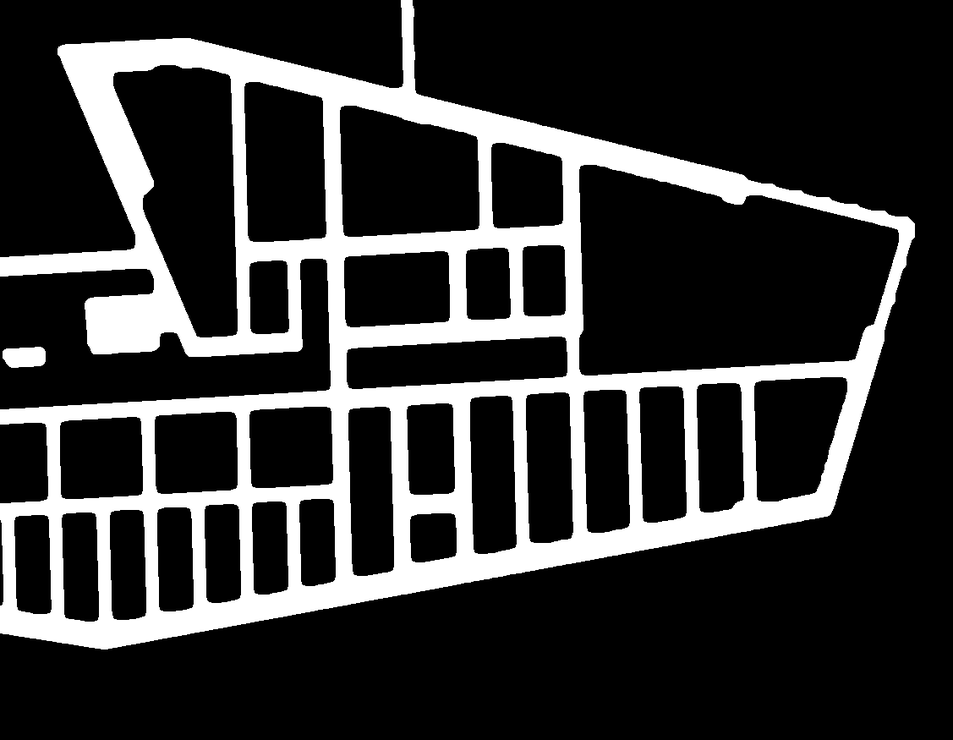
#> input picture src_pc2geojson/3_sb_morhps_dist_transform_thresh_crop.png, 953 x 740 px, shrunk from 1127 x 875 before the run, found by its file name
$ python skeletonize_floorplan_v3.py
#> lines starting #> are read from the running program, lines starting #| are printed output that depends on the picture; after the words box and inside, x2 and y2 are one past the last pixel; in counts of white or black regions, pixels touching at a corner belong together
# Import the necessary libraries
import cv2
import math
import numpy as np
from itertools import combinations
import matplotlib.pyplot as plt #for visual debugging

total_lines = []

def distance(x0, x1, y0, y1):
  return math.sqrt((x0-x1)**2 + (y0-y1)**2)

def FLD(image, name):

  total_lines.clear() #Always reset total lines

  # Create default Fast Line Detector class
  length_threshold = 2 #default 10
  distance_threshold = 10 #default: 1.41421356 or 50

  #These are not really important for us
  canny_th1 = 100.0 #not important
  canny_th2 = 200.0 #not important
  canny_aperture_size =0 # we don't need to apply the canny filter
  do_merge = False

  #Detect lines here
  fld = cv2.ximgproc.createFastLineDetector(length_threshold, distance_threshold, canny_th1, canny_th2, canny_aperture_size, do_merge)

  # Get line vectors from the image
  lines = fld.detect(image)

  for line in lines:
    total_lines.append(line)

  print("Generating final image skeleton")
  # Draw lines on the image
  line_on_image = fld.drawSegments(image, lines)

  cv2.imwrite(name, line_on_image)

# [10 lines left out: function WriteWallCoords, not called in this run]

def RemoveSmallLines(line_length_threshold): #default line_length_threshold = 20
  for index, lines in enumerate(total_lines):
    current_line_length = distance(lines[0][0], lines[0][2], lines[0][1], lines[0][3])

    if(current_line_length <= line_length_threshold):
      print("Found line segment smaller than line length threshold, removing")
      total_lines.pop(index)

def SnapToNearestPoint(snap_dist_threshold): # default snap_dist_threshold = 15.0
  l = len(total_lines)

  print("Total number of line segments: ", l)

  for index, current_line in enumerate(total_lines):

    #Compare current line to next line
    if index < (l - 1):
      next_line = total_lines[index + 1]

      if(math.isclose(current_line[0][0], next_line[0][0], abs_tol = snap_dist_threshold) and math.isclose(current_line[0][1], next_line[0][1], abs_tol = snap_dist_threshold)):
        print("Found snapping candidate points between cl(0, 1) and nl(0, 1)...snapping")
        current_line[0][0] = next_line[0][0]
        current_line[0][1] = next_line[0][1]

      if(math.isclose(current_line[0][2], next_line[0][2], abs_tol = snap_dist_threshold) and math.isclose(current_line[0][3], next_line[0][3], abs_tol = snap_dist_threshold)):
        print("Found snapping candidate points between cl(2,3) and nl(2, 3)...snapping")
        current_line[0][2] = next_line[0][2]
        current_line[0][3] = next_line[0][3]

      if(math.isclose(current_line[0][0], next_line[0][2], abs_tol = snap_dist_threshold) and math.isclose(current_line[0][1], next_line[0][3], abs_tol = snap_dist_threshold)):
        print("Found snapping candidate points between cl(0,1) and nl(2, 3)...snapping")
        current_line[0][0] = next_line[0][2]
        current_line[0][1] = next_line[0][3]

      if(math.isclose(current_line[0][2], next_line[0][0], abs_tol = snap_dist_threshold) and math.isclose(current_line[0][3], next_line[0][1], abs_tol = snap_dist_threshold)):
        print("Found snapping candidate points between cl(2,3) and nl(0, 1)...snapping")
        current_line[0][2] = next_line[0][0]
        current_line[0][3] = next_line[0][1]

      total_lines[index] = current_line

def zhang_suen_skeleton(img):
  # use zhang_suen algorithm
  skel = cv2.ximgproc.thinning(img)

  return skel

def check_connectivity(block_img):
  block_img[1][1] = 0
  (rows, cols) = np.nonzero(block_img)
  rows = sorted(rows)
  cols = sorted(cols)

  # condition 1
  for i in range(len(rows)-1):
      if rows[i+1] - rows[i] > 1:
          return False
  for j in range(len(cols)-1):
      if cols[j+1] - cols[j] > 1:
          return False

  # condition 2: check 4 corners
  if block_img[0][0] > 0:
      if block_img[0][1] == 0 and block_img[1][0] == 0:
          return False
  if block_img[2][0] > 0:
      if block_img[2][1] == 0 and block_img[1][0] == 0:
          return False
  if block_img[2][2] > 0:
      if block_img[2][1] == 0 and block_img[1][2] == 0:
          return False
  if block_img[0][2] > 0:
      if block_img[0][1] == 0 and block_img[1][2] == 0:
          return False

  return True

def single_pixelated(img):
  (rows, cols) = np.nonzero(img)
  result = img.copy()
  removed_pixels = []
  for (r, c) in zip(rows, cols):
      if (r, c) not in removed_pixels:
          block_img = result[r-1: r+2, c-1: c+2].copy()
          if np.sum(block_img) >=3*255:
              if check_connectivity(block_img):
                  result[r][c] = 0
                  removed_pixels.append((r, c))
  return result

# [15 lines left out: function line_intersection, not called in this run]

#Check this out as a possible solution: https://gis.stackexchange.com/questions/6728/joining-lines-when-direction-is-not-known

# Read the image as a grayscale image
img = cv2.imread('3_sb_morhps_dist_transform_thresh_crop.png', 0)
#> img is the input picture: shape (740, 953); min 0, max 255, mean 51.8

#Thinning
thinned_v1 = cv2.ximgproc.thinning(img)
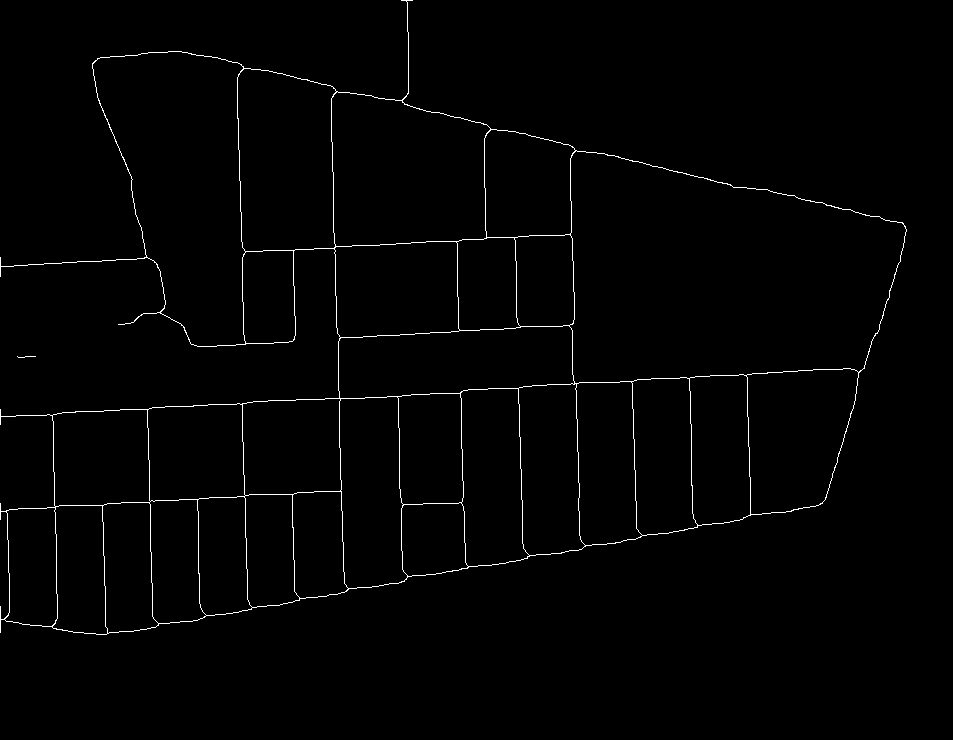
#> thinned_v1: shape (740, 953); 1.2% white in thin lines or dots, all inside (x1, y1, x2, y2) = (0, 0, 907, 635)

#FLD pass
FLD(thinned_v1, "skeleton_1.png")
#> in FLD, `lines = fld.detect(image)`: lines = 73 rows, first 6: [407.6, 1.01, 407, 102], [167.9, 50.09, 90.99, 60.61], [169.7, 48.14, 403.4, 102.9], [95, 61, 93, 63], [243.9, 344, 236.8, 68.16], [90.32, 69.89, 182.6, 347.1]
#> the loop in FLD, `for line in lines:` made 73 passes
#> after the loop in FLD, `for line in lines:`: total_lines = 73 items, first 6: [[407.6, 1.01, 407, 102]], [[167.9, 50.09, 90.99, 60.61]], [[169.7, 48.14, 403.4, 102.9]], [[95, 61, 93, 63]], [[243.9, 344, 236.8, 68.16]], [[90.32, 69.89, 182.6, 347.1]]

#Cleaning an snapping

#Pass 1 - Remove small line segments
RemoveSmallLines(20)
#> the loop in RemoveSmallLines, `for index, lines in enumerate(total_lines):` made 58 passes
#> (lines, current_line_length) on passes 1 to 8: ([[407.6, 1.01, 407, 102]], 101), ([[167.9, 50.09, 90.99, 60.61]], 77.6), ([[169.7, 48.14, 403.4, 102.9]], 240), ([[95, 61, 93, 63]], 2.83), ([[90.32, 69.89, 182.6, 347.1]], 292.2), ([[192.9, 345.3, 216, 346.3]], 23.07), ([[242, 69, 240, 71]], 2.83), ([[402.2, 105.3, 907.5, 224.7]], 519.2)
#> (printed output is left out)
#> after the loop in RemoveSmallLines, `for index, lines in enumerate(total_lines):`: total_lines = 58 items, first 6: [[407.6, 1.01, 407, 102]], [[167.9, 50.09, 90.99, 60.61]], [[169.7, 48.14, 403.4, 102.9]], [[243.9, 344, 236.8, 68.16]], [[90.32, 69.89, 182.6, 347.1]], [[192.9, 345.3, 216, 346.3]]

#Pass 2 - snap to nearest line point
SnapToNearestPoint(15)
#> in SnapToNearestPoint, `l = len(total_lines)`: l = 58
#| Total number of line segments:  58
#> the loop in SnapToNearestPoint, `for index, current_line in enumerate(total_lines):` made 58 passes
#> next_line on passes 1 to 7: [[167.9, 50.09, 90.99, 60.61]], [[169.7, 48.14, 403.4, 102.9]], [[243.9, 344, 236.8, 68.16]], [[90.32, 69.89, 182.6, 347.1]], [[192.9, 345.3, 216, 346.3]], [[330.3, 92.13, 343.9, 591.1]], [[402.2, 105.3, 907.5, 224.7]]
#> (printed output is left out)
#> after the loop in SnapToNearestPoint, `for index, current_line in enumerate(total_lines):`: total_lines = 58 items, first 6: [[407.6, 1.01, 407, 102]], [[169.7, 48.14, 90.99, 60.61]], [[169.7, 48.14, 403.4, 102.9]], [[243.9, 344, 236.8, 68.16]], [[90.32, 69.89, 192.9, 345.3]], [[192.9, 345.3, 216, 346.3]]

#Output clean floorplan image
snapped_lines_img = np.zeros(img.shape)

for line in total_lines:
  print(line[0])
  cv2.line(snapped_lines_img,(int(line[0][0]), int(line[0][1])),(int(line[0][2]), int(line[0][3])),(255,0,0),1)
#> this loop made 58 passes
#> (printed output is left out)
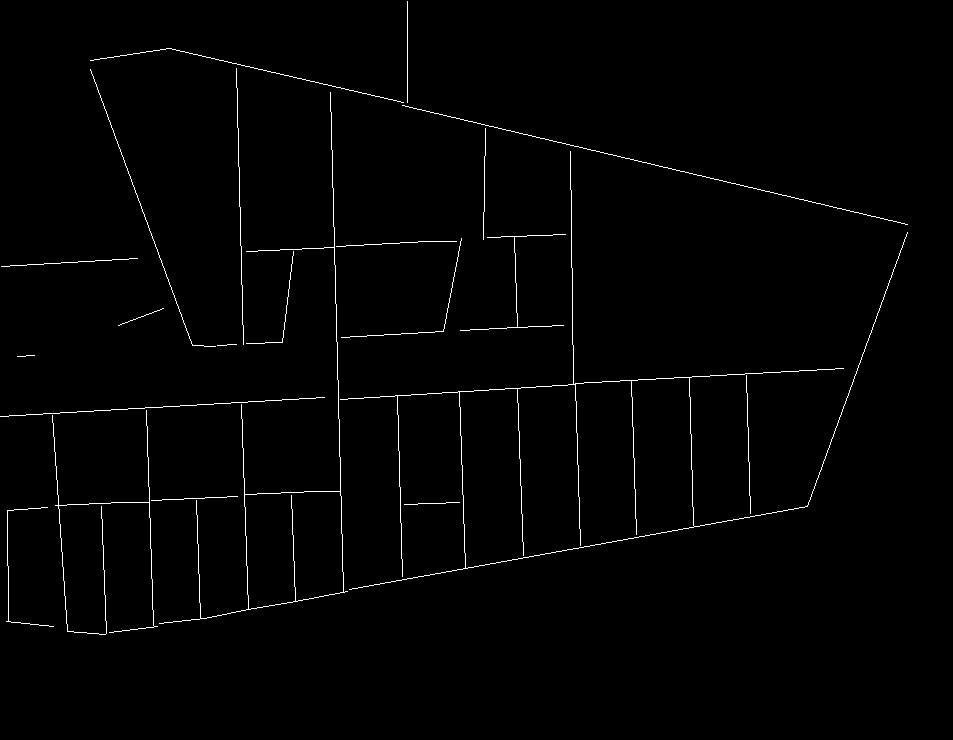
#> snapped_lines_img: shape (740, 953) float64; 1.1% white in thin lines or dots, all inside (x1, y1, x2, y2) = (0, 1, 908, 635)

cv2.imwrite("skeleton_2.png", snapped_lines_img)

#Dilate image again to connect missing segments
dialte_v2 = cv2.imread('skeleton_2.png', 0)

kernel = cv2.getStructuringElement(cv2.MORPH_RECT, (2,2))
#> kernel = [[1, 1], [1, 1]]
dilation_result = cv2.morphologyEx(dialte_v2, cv2.MORPH_CLOSE, kernel, iterations=10) #default iterations 1
#> dilation_result: shape (740, 953); 1.2% white in thin lines or dots, all inside (x1, y1, x2, y2) = (0, 11, 918, 645)
cv2.imwrite("skeleton_3.png", dilation_result)

#Thinning - optional
#thinned_v2 = cv2.ximgproc.thinning(img_skel_2)

#FLD pass
img_skel_2 = cv2.imread('skeleton_3.png', 0)
FLD(img_skel_2, "skeleton_4.png")
#> in FLD (call 2), `lines = fld.detect(image)`: lines = 123 rows, first 6: [417, 11, 417, 116], [176.1, 57.51, 416.8, 112.6], [176.9, 57.41, 98.52, 72.15], [178, 58, 181, 58], [97.42, 72.33, 203.9, 358.4], [214, 356, 225, 356]
#> the loop in FLD (call 2), `for line in lines:` made 123 passes

#Dilation pass
dialte_v3 = cv2.imread('skeleton_4.png', 0)
#> dialte_v3: shape (740, 953); values 0 (black) and 76 (white), 1.1% white in thin lines or dots, all inside (x1, y1, x2, y2) = (0, 11, 920, 645)

kernel_v2 = cv2.getStructuringElement(cv2.MORPH_RECT, (2,2))
#> kernel_v2 = [[1, 1], [1, 1]]
dilation_result_v2 = cv2.morphologyEx(dialte_v3, cv2.MORPH_CLOSE, kernel_v2, iterations=10) #default iterations 1
#> dilation_result_v2: shape (740, 953); values 0 (black) and 76 (white), 1.2% white in thin lines or dots, all inside (x1, y1, x2, y2) = (0, 21, 930, 655)
cv2.imwrite("skeleton_5.png", dilation_result_v2)

#FLD pass
FLD(dilation_result_v2, "skeleton_6.png")
#> in FLD (call 3), `lines = fld.detect(image)`: lines = 158 rows, first 6: [427, 21, 427, 126], [426.7, 122.7, 184.8, 67.83], [185.9, 67.46, 191, 68.2], [179.9, 68.52, 186, 69.18], [181, 68.22, 106.9, 82.4], [182, 68, 185, 68]

#Dilation pass
dialte_v4 = cv2.imread('skeleton_6.png', 0)

kernel_v3 = cv2.getStructuringElement(cv2.MORPH_RECT, (5,5))
#> kernel_v3 = [[1, 1, 1, 1, 1], [1, 1, 1, 1, 1], [1, 1, 1, 1, 1], [1, 1, 1, 1, 1], [1, 1, 1, 1, 1]]
dilation_result_v3 = cv2.morphologyEx(dialte_v3, cv2.MORPH_CLOSE, kernel_v3, iterations=10) #default iterations 1
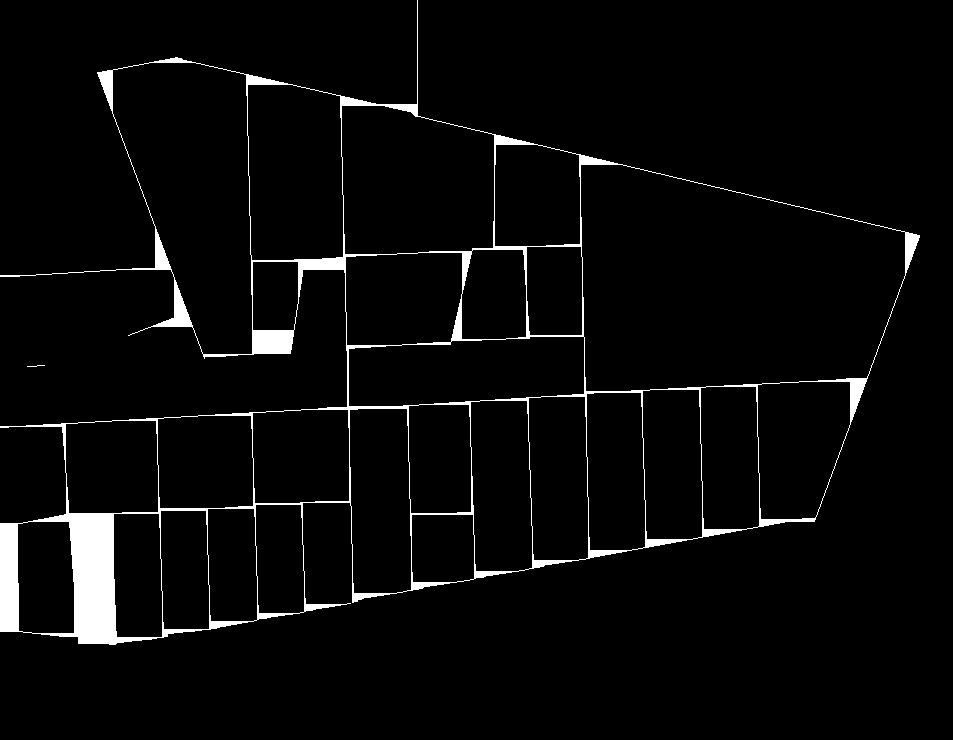
#> dilation_result_v3: shape (740, 953); values 0 (black) and 76 (white), 3.5% white; 2 white regions (1 under 20 px), largest, box (x1, y1, x2, y2) and area: (0, 0, 920, 645) 24672
cv2.imwrite("skeleton_7.png", dilation_result_v3)

img = cv2.imread('skeleton_7.png', 0)

# Set threshold and maxValue
thresh = 0
maxValue = 255
th, dst = cv2.threshold(img, thresh, maxValue, cv2.THRESH_BINARY);
#> th = 0

cv2.imwrite('skeleton_7_thresh.png', dst)

img = cv2.imread('skeleton_7_thresh.png', 0)

skel = zhang_suen_skeleton(img)
single_skel = single_pixelated(skel)
#> in single_pixelated, `(rows, cols) = np.nonzero(img)`: rows = 7979 values from 0 to 639; cols = 7979 values, max 915 at index 1573, min 0 at index 2297, mean 400
#> the loop in single_pixelated, `for (r, c) in zip(rows, cols):` made 7979 passes
#> after the loop in single_pixelated, `for (r, c) in zip(rows, cols):`: removed_pixels = 174 pairs, first value 70 to 637, second value 2 to 911

cv2.imwrite('skeleton_8.png',single_skel)


img = cv2.imread('skeleton_8.png', 0)

#Contour detection
result_fill = np.ones(img.shape, np.uint8) * 255
result_borders = np.zeros(img.shape, np.uint8)

# the '[:-1]' is used to skip the contour at the outer border of the image
contours = cv2.findContours(img, cv2.RETR_LIST, cv2.CHAIN_APPROX_SIMPLE)[0][:-1] #Note: Use to get disconnected edges cv2.RETR_CCOMP
#> contours = 28 contours, 1 with area under 20; largest, box (x1, y1, x2, y2) and area: (579, 160, 911, 393) 59946, (106, 60, 264, 356) 29424, (340, 101, 499, 256) 20875, (246, 80, 345, 265) 16407, (347, 335, 586, 408) 14544

# fill spaces between contours by setting thickness to -1
cv2.drawContours(result_fill, contours, -1, 255, -1)
#> result_fill: shape (740, 953); every value is 255
cv2.drawContours(result_borders, contours, -1, 255, 1)
#> result_borders: shape (740, 953); 1% white in thin lines or dots, all inside (x1, y1, x2, y2) = (0, 60, 911, 640)

# xor the filled result and the borders to recreate the original image
result = result_fill ^ result_borders

# prints True: the result is now exactly the same as the original
print(np.array_equal(result, img))
#| False

#TODO IMPORTANT: Merge all contours into one continous shape

cv2.imwrite('skeleton_9_contours.png', result)


#Apply DP filter
img_contours_final_dp = np.zeros(img.shape)
img_contours_final = np.zeros(img.shape)

for cnt in contours:
    #DP Filtering
    epsilon = 0.03*cv2.arcLength(cnt,True)
    approx = cv2.approxPolyDP(cnt,epsilon,True)
    cv2.drawContours(img_contours_final_dp, [approx], -1, 255, 1)
#> this loop made 28 passes
#> (epsilon, approx) on passes 2, 4, 5, 6, 8, 9, 10: (7.99, [[411, 513], [473, 514], [473, 579], [411, 582]]), (10.19, [[160, 509], [206, 510], [208, 629], [162, 629]]), (9.83, [[253, 507], [259, 616], [212, 624], [206, 509]]), (9.57, [[255, 503], [301, 504], [303, 612], [257, 613]]), (11.32, [[250, 414], [254, 506], [159, 509], [156, 419]]), (11.42, [[347, 408], [349, 500], [254, 504], [250, 414]]), (14.95, [[406, 406], [414, 586], [355, 596], [347, 408]])
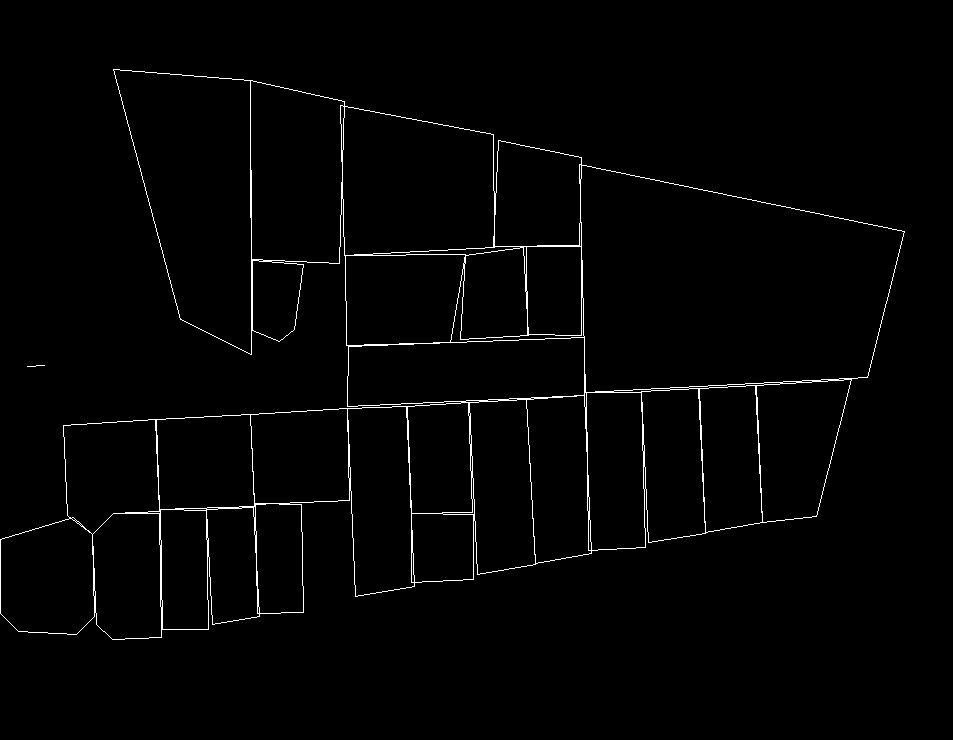
#> img_contours_final_dp: shape (740, 953) float64; 1.5% white in thin lines or dots, all inside (x1, y1, x2, y2) = (0, 69, 905, 640)

print("Writting final contouring results to files...")
cv2.imwrite("skeleton_10_dp.png", img_contours_final_dp)
print("Done!")

#Morph ops
dialte_v4 = cv2.imread('skeleton_10_dp.png', 0)

kernel_v3 = cv2.getStructuringElement(cv2.MORPH_RECT, (2,2))
#> kernel_v3 = [[1, 1], [1, 1]]
dilation_result_v3 = cv2.morphologyEx(dialte_v4, cv2.MORPH_CLOSE, kernel_v3, iterations=10) #default iterations 1
#> dilation_result_v3: shape (740, 953); 2% white; 2 white regions (1 under 20 px), largest, box (x1, y1, x2, y2) and area: (0, 79, 915, 650) 14279
cv2.imwrite("skeleton_11_morphs.png", dilation_result_v3)

img = cv2.imread('skeleton_11_morphs.png', 0)

thresh = 0
maxValue = 255
th, dst = cv2.threshold(img, thresh, maxValue, cv2.THRESH_BINARY);

cv2.imwrite('skeleton_12_thresh.png', dst)

img = cv2.imread('skeleton_12_thresh.png', 0)

skel = zhang_suen_skeleton(img)
single_skel = single_pixelated(skel)
#> the loop in single_pixelated (call 2), `for (r, c) in zip(rows, cols):` made 7409 passes
#> (r, c, rows in check_connectivity, cols in check_connectivity) on passes 1 to 6: (79, 126, [1, 2], [0, 2]), (79, 127, [1, 1], [0, 2]), (79, 128, [1, 2], [0, 2]), (80, 125, [0, 2], [1, 2]), (80, 129, [0, 1], [0, 2]), (80, 130, [1, 1], [0, 2])

cv2.imwrite('skeleton_13_skel.png',single_skel)


FLD(single_skel, "skeleton_14_fld.png")
#> call 4 of FLD, with name = 'skeleton_14_fld.png'
#> the loop in FLD (call 4), `for line in lines:` made 73 passes
#> line on passes 1 to 8: [[122.9, 79.85, 193.2, 337.4]], [[202.7, 335.6, 259, 362.1]], [[127.4, 75.93, 353.3, 106.7]], [[353.7, 114.1, 912.2, 244]], [[262, 344.1, 259.3, 92.01]], [[271.9, 344.4, 288.9, 349.5]], [[352.4, 118, 350.2, 272.1]], [[340, 272, 316, 272]]
#> in FLD (call 4), `line_on_image = fld.drawSegments(image, lines)`:
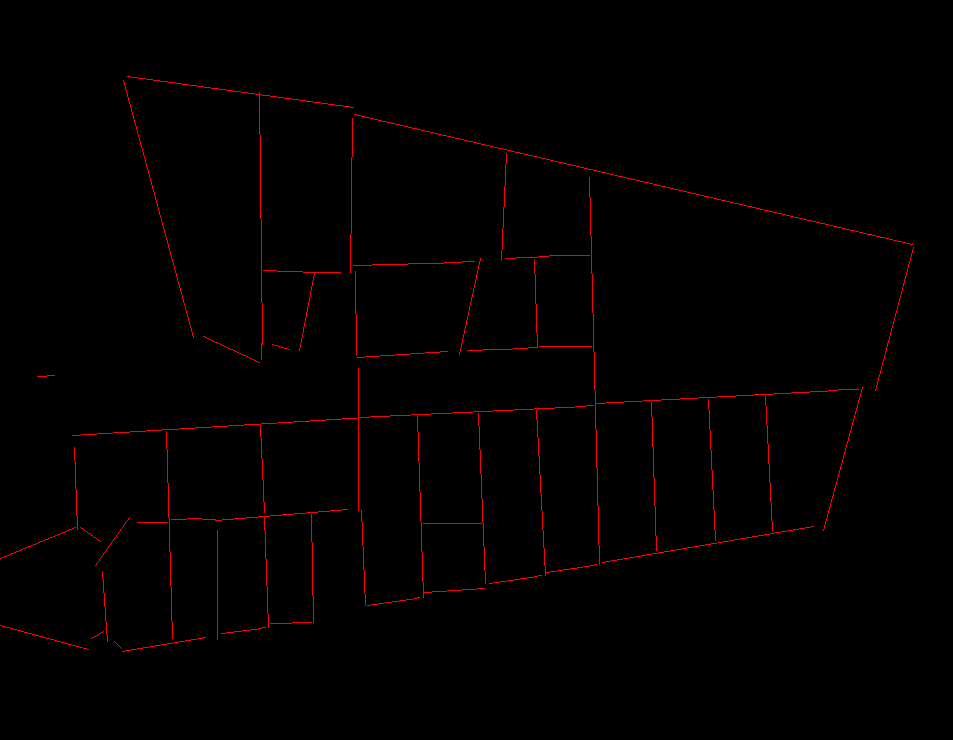
#> line_on_image: shape (740, 953, 3); mean of channels 0, 1, 2 0, 0, 2.6; drawn as B, G, R

#WriteWallCoords(total_lines)
